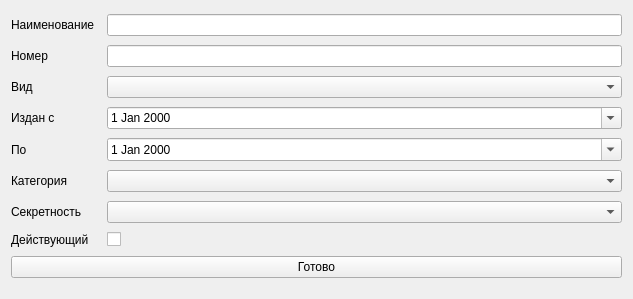
<?xml version="1.0" encoding="UTF-8"?>
<ui version="4.0">
 <class>Form_search_dialog</class>
 <widget class="QWidget" name="Form_search_dialog">
  <property name="geometry">
   <rect>
    <x>0</x>
    <y>0</y>
    <width>633</width>
    <height>299</height>
   </rect>
  </property>
  <property name="windowTitle">
   <string>Поиск по категориям</string>
  </property>
  <layout class="QGridLayout" name="gridLayout">
   <item row="6" column="2">
    <widget class="QDateEdit" name="dateEdit_release_to">
     <property name="calendarPopup">
      <bool>true</bool>
     </property>
    </widget>
   </item>
   <item row="0" column="2">
    <widget class="QLineEdit" name="lineEdit_name_document"/>
   </item>
   <item row="1" column="0">
    <widget class="QLabel" name="label_2">
     <property name="text">
      <string>Номер</string>
     </property>
    </widget>
   </item>
   <item row="2" column="2">
    <widget class="QComboBox" name="comboBox_structure">
     <property name="minimumSize">
      <size>
       <width>400</width>
       <height>0</height>
      </size>
     </property>
    </widget>
   </item>
   <item row="5" column="2">
    <widget class="QDateEdit" name="dateEdit_release_from">
     <property name="maximumSize">
      <size>
       <width>16777215</width>
       <height>22</height>
      </size>
     </property>
     <property name="calendarPopup">
      <bool>true</bool>
     </property>
    </widget>
   </item>
   <item row="1" column="2">
    <widget class="QLineEdit" name="LineEdit_number_document"/>
   </item>
   <item row="8" column="2">
    <widget class="QComboBox" name="comboBox_secret"/>
   </item>
   <item row="2" column="0">
    <widget class="QLabel" name="label_3">
     <property name="text">
      <string>Вид</string>
     </property>
    </widget>
   </item>
   <item row="0" column="0">
    <widget class="QLabel" name="label">
     <property name="maximumSize">
      <size>
       <width>100</width>
       <height>16777215</height>
      </size>
     </property>
     <property name="text">
      <string>Наименование</string>
     </property>
    </widget>
   </item>
   <item row="5" column="0">
    <widget class="QLabel" name="label_4">
     <property name="text">
      <string>Издан c </string>
     </property>
    </widget>
   </item>
   <item row="8" column="0">
    <widget class="QLabel" name="label_5">
     <property name="text">
      <string>Секретность</string>
     </property>
    </widget>
   </item>
   <item row="9" column="0">
    <widget class="QLabel" name="label_8">
     <property name="text">
      <string>Действующий</string>
     </property>
    </widget>
   </item>
   <item row="9" column="2">
    <widget class="QCheckBox" name="checkBox_is_current">
     <property name="text">
      <string/>
     </property>
    </widget>
   </item>
   <item row="7" column="2">
    <widget class="QComboBox" name="comboBox_category"/>
   </item>
   <item row="7" column="0">
    <widget class="QLabel" name="label_11">
     <property name="text">
      <string>Категория</string>
     </property>
    </widget>
   </item>
   <item row="6" column="0">
    <widget class="QLabel" name="label_12">
     <property name="text">
      <string>По</string>
     </property>
    </widget>
   </item>
   <item row="11" column="0" colspan="3">
    <widget class="QPushButton" name="pushButton_finish_add_document">
     <property name="text">
      <string>Готово</string>
     </property>
    </widget>
   </item>
  </layout>
 </widget>
 <resources/>
 <connections/>
</ui>
